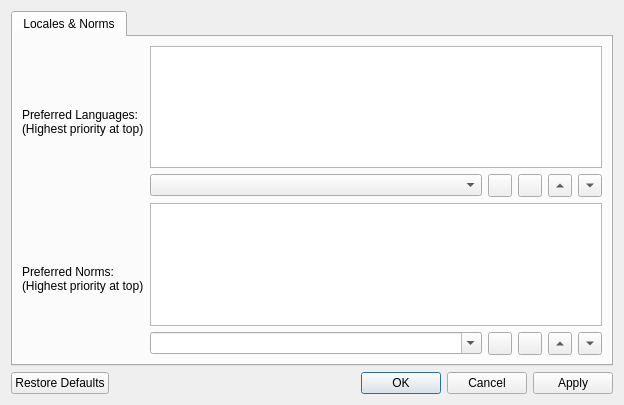
<?xml version="1.0" encoding="UTF-8"?>
<ui version="4.0">
 <class>librepcb::editor::ProjectSettingsDialog</class>
 <widget class="QDialog" name="librepcb::editor::ProjectSettingsDialog">
  <property name="windowModality">
   <enum>Qt::WindowModal</enum>
  </property>
  <property name="geometry">
   <rect>
    <x>0</x>
    <y>0</y>
    <width>624</width>
    <height>405</height>
   </rect>
  </property>
  <property name="windowTitle">
   <string>Project Settings</string>
  </property>
  <layout class="QVBoxLayout" name="verticalLayout">
   <item>
    <widget class="QTabWidget" name="tabWidget">
     <property name="enabled">
      <bool>true</bool>
     </property>
     <property name="currentIndex">
      <number>0</number>
     </property>
     <property name="tabsClosable">
      <bool>false</bool>
     </property>
     <widget class="QWidget" name="tab">
      <attribute name="title">
       <string>Locales &amp;&amp; Norms</string>
      </attribute>
      <layout class="QGridLayout" name="gridLayout">
       <item row="2" column="0">
        <widget class="QLabel" name="label_2">
         <property name="text">
          <string>Preferred Norms:
(Highest priority at top)</string>
         </property>
        </widget>
       </item>
       <item row="1" column="0">
        <widget class="QLabel" name="label">
         <property name="sizePolicy">
          <sizepolicy hsizetype="Preferred" vsizetype="Preferred">
           <horstretch>0</horstretch>
           <verstretch>0</verstretch>
          </sizepolicy>
         </property>
         <property name="text">
          <string>Preferred Languages:
(Highest priority at top)</string>
         </property>
        </widget>
       </item>
       <item row="1" column="1">
        <layout class="QVBoxLayout" name="verticalLayout_2">
         <item>
          <widget class="QListWidget" name="lstLocaleOrder"/>
         </item>
         <item>
          <layout class="QHBoxLayout" name="horizontalLayout">
           <item>
            <widget class="QComboBox" name="cbxLocales"/>
           </item>
           <item>
            <widget class="QToolButton" name="btnLocaleAdd">
             <property name="icon">
              <iconset>
               <normaloff>:/img/actions/plus_2.png</normaloff>:/img/actions/plus_2.png</iconset>
             </property>
            </widget>
           </item>
           <item>
            <widget class="QToolButton" name="btnLocaleRemove">
             <property name="icon">
              <iconset>
               <normaloff>:/img/actions/minus.png</normaloff>:/img/actions/minus.png</iconset>
             </property>
            </widget>
           </item>
           <item>
            <widget class="QToolButton" name="btnLocaleUp">
             <property name="arrowType">
              <enum>Qt::UpArrow</enum>
             </property>
            </widget>
           </item>
           <item>
            <widget class="QToolButton" name="btnLocaleDown">
             <property name="arrowType">
              <enum>Qt::DownArrow</enum>
             </property>
            </widget>
           </item>
          </layout>
         </item>
        </layout>
       </item>
       <item row="3" column="0">
        <spacer name="verticalSpacer">
         <property name="orientation">
          <enum>Qt::Vertical</enum>
         </property>
         <property name="sizeHint" stdset="0">
          <size>
           <width>20</width>
           <height>40</height>
          </size>
         </property>
        </spacer>
       </item>
       <item row="2" column="1">
        <layout class="QVBoxLayout" name="verticalLayout_3">
         <item>
          <widget class="QListWidget" name="lstNormOrder"/>
         </item>
         <item>
          <layout class="QHBoxLayout" name="horizontalLayout_2">
           <item>
            <widget class="QComboBox" name="cbxNorms">
             <property name="editable">
              <bool>true</bool>
             </property>
            </widget>
           </item>
           <item>
            <widget class="QToolButton" name="btnNormAdd">
             <property name="icon">
              <iconset>
               <normaloff>:/img/actions/plus_2.png</normaloff>:/img/actions/plus_2.png</iconset>
             </property>
            </widget>
           </item>
           <item>
            <widget class="QToolButton" name="btnNormRemove">
             <property name="icon">
              <iconset>
               <normaloff>:/img/actions/minus.png</normaloff>:/img/actions/minus.png</iconset>
             </property>
            </widget>
           </item>
           <item>
            <widget class="QToolButton" name="btnNormUp">
             <property name="arrowType">
              <enum>Qt::UpArrow</enum>
             </property>
            </widget>
           </item>
           <item>
            <widget class="QToolButton" name="btnNormDown">
             <property name="arrowType">
              <enum>Qt::DownArrow</enum>
             </property>
            </widget>
           </item>
          </layout>
         </item>
        </layout>
       </item>
      </layout>
     </widget>
    </widget>
   </item>
   <item>
    <widget class="QDialogButtonBox" name="buttonBox">
     <property name="orientation">
      <enum>Qt::Horizontal</enum>
     </property>
     <property name="standardButtons">
      <set>QDialogButtonBox::Apply|QDialogButtonBox::Cancel|QDialogButtonBox::Ok|QDialogButtonBox::RestoreDefaults</set>
     </property>
    </widget>
   </item>
  </layout>
 </widget>
 <resources/>
 <connections>
  <connection>
   <sender>buttonBox</sender>
   <signal>accepted()</signal>
   <receiver>librepcb::editor::ProjectSettingsDialog</receiver>
   <slot>accept()</slot>
   <hints>
    <hint type="sourcelabel">
     <x>248</x>
     <y>254</y>
    </hint>
    <hint type="destinationlabel">
     <x>157</x>
     <y>274</y>
    </hint>
   </hints>
  </connection>
  <connection>
   <sender>buttonBox</sender>
   <signal>rejected()</signal>
   <receiver>librepcb::editor::ProjectSettingsDialog</receiver>
   <slot>reject()</slot>
   <hints>
    <hint type="sourcelabel">
     <x>316</x>
     <y>260</y>
    </hint>
    <hint type="destinationlabel">
     <x>286</x>
     <y>274</y>
    </hint>
   </hints>
  </connection>
 </connections>
</ui>
